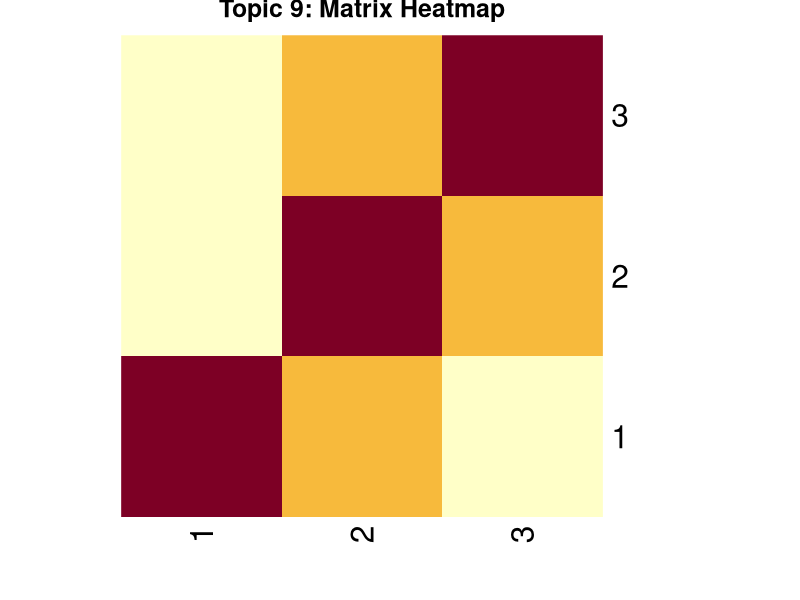

Reproduce this figure in R.
#Topic 9:Matrix algebra in statistics
A <- matrix(c(1,3,2,4), nrow=2)
B <- matrix(c(2,1,0,2), nrow=2)
A %*% B; t(A); det(A); solve(A)
A <- matrix(c(4, 2, 1, 2, 5, 3, 1, 3, 6), nrow = 3)
A_df <- as.data.frame(A)
colnames(A_df) <- c("Col_1", "Col_2", "Col_3")
A_df$Determinant <- det(A)
A_df$Trace <- sum(diag(A))
write.csv(A_df, "Topic_09_Matrix_Algebra.csv", row.names = FALSE)
heatmap(A, Rowv = NA, Colv = NA, main = "Topic 9: Matrix Heatmap")
